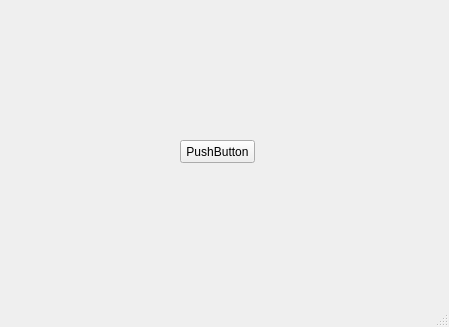
<?xml version="1.0" encoding="UTF-8"?>
<ui version="4.0">
 <class>MainWindow</class>
 <widget class="QMainWindow" name="MainWindow">
  <property name="geometry">
   <rect>
    <x>0</x>
    <y>0</y>
    <width>449</width>
    <height>327</height>
   </rect>
  </property>
  <property name="windowTitle">
   <string>MainWindow</string>
  </property>
  <widget class="QWidget" name="centralwidget">
   <widget class="QPushButton" name="pushButton">
    <property name="geometry">
     <rect>
      <x>180</x>
      <y>140</y>
      <width>75</width>
      <height>23</height>
     </rect>
    </property>
    <property name="text">
     <string>PushButton</string>
    </property>
   </widget>
  </widget>
  <widget class="QMenuBar" name="menubar">
   <property name="geometry">
    <rect>
     <x>0</x>
     <y>0</y>
     <width>449</width>
     <height>21</height>
    </rect>
   </property>
  </widget>
  <widget class="QStatusBar" name="statusbar"/>
 </widget>
 <resources/>
 <connections/>
</ui>
